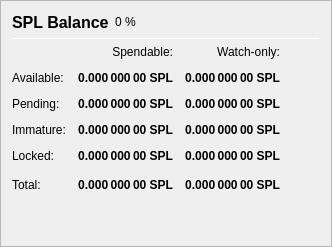
                   <widget class="QFrame" name="frame_Balances">
                    <property name="frameShape">
                     <enum>QFrame::StyledPanel</enum>
                    </property>
                    <property name="frameShadow">
                     <enum>QFrame::Raised</enum>
                    </property>
                    <layout class="QVBoxLayout" name="verticalLayout_4">
                     <item>
                      <layout class="QHBoxLayout" name="horizontalLayout_4">
                       <item>
                        <widget class="QLabel" name="label_5">
                         <property name="minimumSize">
                          <size>
                           <width>0</width>
                           <height>20</height>
                          </size>
                         </property>
                         <property name="font">
                          <font>
                           <pointsize>12</pointsize>
                           <weight>75</weight>
                           <bold>true</bold>
                          </font>
                         </property>
                         <property name="text">
                          <string>SPL Balance</string>
                         </property>
                        </widget>
                       </item>
                       <item>
                        <widget class="QLabel" name="labelSPLPercent">
                         <property name="text">
                          <string notr="true">0 %</string>
                         </property>
                        </widget>
                       </item>
                       <item>
                        <spacer name="horizontalSpacer_3">
                         <property name="orientation">
                          <enum>Qt::Horizontal</enum>
                         </property>
                         <property name="sizeHint" stdset="0">
                          <size>
                           <width>40</width>
                           <height>20</height>
                          </size>
                         </property>
                        </spacer>
                       </item>
                      </layout>
                     </item>
                     <item>
                      <widget class="Line" name="line_Balance">
                       <property name="minimumSize">
                        <size>
                         <width>0</width>
                         <height>1</height>
                        </size>
                       </property>
                       <property name="maximumSize">
                        <size>
                         <width>16777215</width>
                         <height>1</height>
                        </size>
                       </property>
                       <property name="orientation">
                        <enum>Qt::Horizontal</enum>
                       </property>
                      </widget>
                     </item>
                     <item>
                      <layout class="QGridLayout" name="gridLayout">
                       <property name="spacing">
                        <number>12</number>
                       </property>
                       <item row="0" column="1">
                        <widget class="QLabel" name="labelSpendable">
                         <property name="text">
                          <string>Spendable:</string>
                         </property>
                         <property name="alignment">
                          <set>Qt::AlignRight|Qt::AlignTrailing|Qt::AlignVCenter</set>
                         </property>
                        </widget>
                       </item>
                       <item row="0" column="2">
                        <widget class="QLabel" name="labelWatchonly">
                         <property name="text">
                          <string>Watch-only:</string>
                         </property>
                         <property name="alignment">
                          <set>Qt::AlignRight|Qt::AlignTrailing|Qt::AlignVCenter</set>
                         </property>
                        </widget>
                       </item>
                       <item row="1" column="0">
                        <widget class="QLabel" name="labelBalanceText">
                         <property name="text">
                          <string>Available:</string>
                         </property>
                        </widget>
                       </item>
                       <item row="1" column="1">
                        <widget class="QLabel" name="labelBalance">
                         <property name="font">
                          <font>
                           <weight>75</weight>
                           <bold>true</bold>
                          </font>
                         </property>
                         <property name="cursor">
                          <cursorShape>IBeamCursor</cursorShape>
                         </property>
                         <property name="toolTip">
                          <string>Your current spendable balance</string>
                         </property>
                         <property name="text">
                          <string notr="true">0.000 000 00 SPL</string>
                         </property>
                         <property name="alignment">
                          <set>Qt::AlignRight|Qt::AlignTrailing|Qt::AlignVCenter</set>
                         </property>
                         <property name="textInteractionFlags">
                          <set>Qt::LinksAccessibleByMouse|Qt::TextSelectableByKeyboard|Qt::TextSelectableByMouse</set>
                         </property>
                        </widget>
                       </item>
                       <item row="1" column="2">
                        <widget class="QLabel" name="labelWatchAvailable">
                         <property name="font">
                          <font>
                           <weight>75</weight>
                           <bold>true</bold>
                          </font>
                         </property>
                         <property name="cursor">
                          <cursorShape>IBeamCursor</cursorShape>
                         </property>
                         <property name="toolTip">
                          <string>Your current balance in watch-only addresses</string>
                         </property>
                         <property name="text">
                          <string notr="true">0.000 000 00 SPL</string>
                         </property>
                         <property name="alignment">
                          <set>Qt::AlignRight|Qt::AlignTrailing|Qt::AlignVCenter</set>
                         </property>
                         <property name="textInteractionFlags">
                          <set>Qt::LinksAccessibleByMouse|Qt::TextSelectableByKeyboard|Qt::TextSelectableByMouse</set>
                         </property>
                        </widget>
                       </item>
                       <item row="2" column="0">
                        <widget class="QLabel" name="labelPendingText">
                         <property name="text">
                          <string>Pending:</string>
                         </property>
                        </widget>
                       </item>
                       <item row="2" column="1">
                        <widget class="QLabel" name="labelUnconfirmed">
                         <property name="font">
                          <font>
                           <weight>75</weight>
                           <bold>true</bold>
                          </font>
                         </property>
                         <property name="cursor">
                          <cursorShape>IBeamCursor</cursorShape>
                         </property>
                         <property name="toolTip">
                          <string>Total of transactions that have yet to be confirmed, and do not yet count toward the spendable balance</string>
                         </property>
                         <property name="text">
                          <string notr="true">0.000 000 00 SPL</string>
                         </property>
                         <property name="alignment">
                          <set>Qt::AlignRight|Qt::AlignTrailing|Qt::AlignVCenter</set>
                         </property>
                         <property name="textInteractionFlags">
                          <set>Qt::LinksAccessibleByMouse|Qt::TextSelectableByKeyboard|Qt::TextSelectableByMouse</set>
                         </property>
                        </widget>
                       </item>
                       <item row="2" column="2">
                        <widget class="QLabel" name="labelWatchPending">
                         <property name="font">
                          <font>
                           <weight>75</weight>
                           <bold>true</bold>
                          </font>
                         </property>
                         <property name="cursor">
                          <cursorShape>IBeamCursor</cursorShape>
                         </property>
                         <property name="toolTip">
                          <string>Unconfirmed transactions to watch-only addresses</string>
                         </property>
                         <property name="text">
                          <string notr="true">0.000 000 00 SPL</string>
                         </property>
                         <property name="alignment">
                          <set>Qt::AlignRight|Qt::AlignTrailing|Qt::AlignVCenter</set>
                         </property>
                         <property name="textInteractionFlags">
                          <set>Qt::LinksAccessibleByMouse|Qt::TextSelectableByKeyboard|Qt::TextSelectableByMouse</set>
                         </property>
                        </widget>
                       </item>
                       <item row="3" column="0">
                        <widget class="QLabel" name="labelImmatureText">
                         <property name="text">
                          <string>Immature:</string>
                         </property>
                        </widget>
                       </item>
                       <item row="3" column="1">
                        <widget class="QLabel" name="labelImmature">
                         <property name="font">
                          <font>
                           <weight>75</weight>
                           <bold>true</bold>
                          </font>
                         </property>
                         <property name="cursor">
                          <cursorShape>IBeamCursor</cursorShape>
                         </property>
                         <property name="toolTip">
                          <string>Staked or masternode rewards that has not yet matured</string>
                         </property>
                         <property name="text">
                          <string notr="true">0.000 000 00 SPL</string>
                         </property>
                         <property name="alignment">
                          <set>Qt::AlignRight|Qt::AlignTrailing|Qt::AlignVCenter</set>
                         </property>
                         <property name="textInteractionFlags">
                          <set>Qt::LinksAccessibleByMouse|Qt::TextSelectableByKeyboard|Qt::TextSelectableByMouse</set>
                         </property>
                        </widget>
                       </item>
                       <item row="3" column="2">
                        <widget class="QLabel" name="labelWatchImmature">
                         <property name="font">
                          <font>
                           <weight>75</weight>
                           <bold>true</bold>
                          </font>
                         </property>
                         <property name="cursor">
                          <cursorShape>IBeamCursor</cursorShape>
                         </property>
                         <property name="toolTip">
                          <string>Staked or masternode rewards in watch-only addresses that has not yet matured</string>
                         </property>
                         <property name="text">
                          <string notr="true">0.000 000 00 SPL</string>
                         </property>
                         <property name="alignment">
                          <set>Qt::AlignRight|Qt::AlignTrailing|Qt::AlignVCenter</set>
                         </property>
                         <property name="textInteractionFlags">
                          <set>Qt::LinksAccessibleByMouse|Qt::TextSelectableByKeyboard|Qt::TextSelectableByMouse</set>
                         </property>
                        </widget>
                       </item>
                       <item row="4" column="0">
                        <widget class="QLabel" name="labelLockedBalanceText">
                         <property name="toolTip">
                          <string>Locked SPL or Masternode collaterals. These are excluded from zSPL minting.</string>
                         </property>
                         <property name="text">
                          <string>Locked:</string>
                         </property>
                        </widget>
                       </item>
                       <item row="4" column="1">
                        <widget class="QLabel" name="labelLockedBalance">
                         <property name="font">
                          <font>
                           <weight>75</weight>
                           <bold>true</bold>
                          </font>
                         </property>
                         <property name="cursor">
                          <cursorShape>IBeamCursor</cursorShape>
                         </property>
                         <property name="toolTip">
                          <string>Locked SPL or Masternode collaterals. These are excluded from zSPL minting.</string>
                         </property>
                         <property name="text">
                          <string notr="true">0.000 000 00 SPL</string>
                         </property>
                         <property name="alignment">
                          <set>Qt::AlignRight|Qt::AlignTrailing|Qt::AlignVCenter</set>
                         </property>
                         <property name="textInteractionFlags">
                          <set>Qt::LinksAccessibleByMouse|Qt::TextSelectableByKeyboard|Qt::TextSelectableByMouse</set>
                         </property>
                        </widget>
                       </item>
                       <item row="4" column="2">
                        <widget class="QLabel" name="labelWatchLocked">
                         <property name="font">
                          <font>
                           <weight>75</weight>
                           <bold>true</bold>
                          </font>
                         </property>
                         <property name="cursor">
                          <cursorShape>IBeamCursor</cursorShape>
                         </property>
                         <property name="toolTip">
                          <string>Current locked balance in watch-only addresses</string>
                         </property>
                         <property name="text">
                          <string notr="true">0.000 000 00 SPL</string>
                         </property>
                         <property name="alignment">
                          <set>Qt::AlignRight|Qt::AlignTrailing|Qt::AlignVCenter</set>
                         </property>
                         <property name="textInteractionFlags">
                          <set>Qt::LinksAccessibleByMouse|Qt::TextSelectableByKeyboard|Qt::TextSelectableByMouse</set>
                         </property>
                        </widget>
                       </item>
                       <item row="5" column="0">
                        <widget class="QLabel" name="labelTotalText">
                         <property name="toolTip">
                          <string>Your current Simplicity balance, unconfirmed and immature transactions included</string>
                         </property>
                         <property name="text">
                          <string>Total:</string>
                         </property>
                        </widget>
                       </item>
                       <item row="5" column="1">
                        <widget class="QLabel" name="labelTotal">
                         <property name="font">
                          <font>
                           <weight>75</weight>
                           <bold>true</bold>
                          </font>
                         </property>
                         <property name="cursor">
                          <cursorShape>IBeamCursor</cursorShape>
                         </property>
                         <property name="toolTip">
                          <string>Your current Simplicity balance, unconfirmed and immature transactions included</string>
                         </property>
                         <property name="text">
                          <string notr="true">0.000 000 00 SPL</string>
                         </property>
                         <property name="alignment">
                          <set>Qt::AlignRight|Qt::AlignTrailing|Qt::AlignVCenter</set>
                         </property>
                         <property name="textInteractionFlags">
                          <set>Qt::LinksAccessibleByMouse|Qt::TextSelectableByKeyboard|Qt::TextSelectableByMouse</set>
                         </property>
                        </widget>
                       </item>
                       <item row="5" column="2">
                        <widget class="QLabel" name="labelWatchTotal">
                         <property name="font">
                          <font>
                           <weight>75</weight>
                           <bold>true</bold>
                          </font>
                         </property>
                         <property name="cursor">
                          <cursorShape>IBeamCursor</cursorShape>
                         </property>
                         <property name="toolTip">
                          <string>Current total balance in watch-only addresses</string>
                         </property>
                         <property name="text">
                          <string notr="true">0.000 000 00 SPL</string>
                         </property>
                         <property name="alignment">
                          <set>Qt::AlignRight|Qt::AlignTrailing|Qt::AlignVCenter</set>
                         </property>
                         <property name="textInteractionFlags">
                          <set>Qt::LinksAccessibleByMouse|Qt::TextSelectableByKeyboard|Qt::TextSelectableByMouse</set>
                         </property>
                        </widget>
                       </item>
                       <item row="5" column="3">
                        <spacer name="horizontalSpacer_9">
                         <property name="orientation">
                          <enum>Qt::Horizontal</enum>
                         </property>
                         <property name="sizeHint" stdset="0">
                          <size>
                           <width>40</width>
                           <height>20</height>
                          </size>
                         </property>
                        </spacer>
                       </item>
                      </layout>
                     </item>
                     <item>
                      <spacer name="verticalSpacer_3">
                       <property name="orientation">
                        <enum>Qt::Vertical</enum>
                       </property>
                       <property name="sizeHint" stdset="0">
                        <size>
                         <width>20</width>
                         <height>40</height>
                        </size>
                       </property>
                      </spacer>
                     </item>
                    </layout>
                   </widget>
